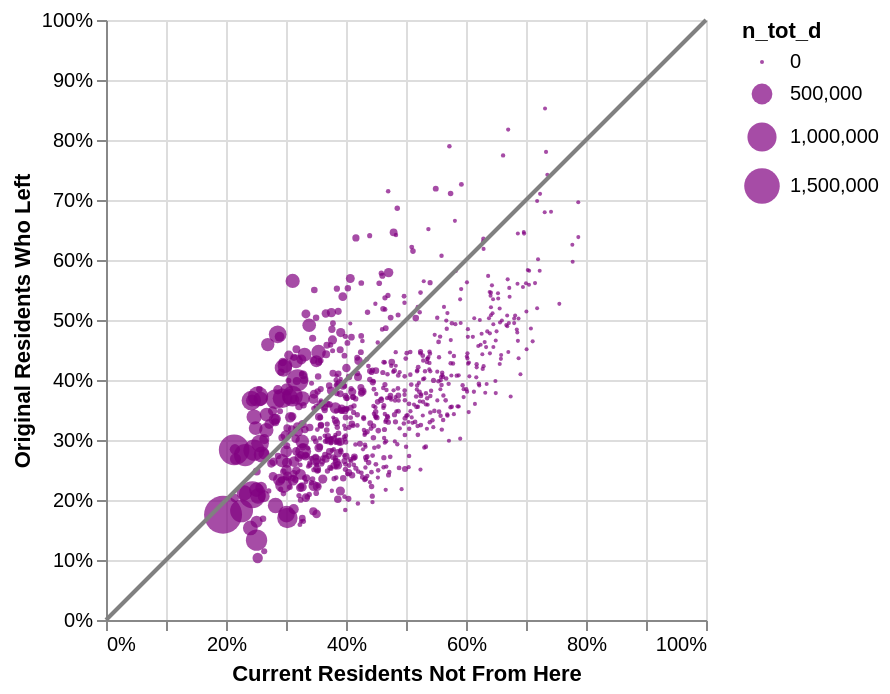

This figure's notebook cell:
### Code cell
points = alt.Chart(home[home["n_tot_d"] > 0]).mark_circle(color = 'purple').encode(
    x=alt.X("share_left:Q", axis=alt.Axis(format="%"), title = "Current Residents Not From Here"),
    y=alt.Y("share_not_from_here:Q", axis=alt.Axis(format="%"), title = "Original Residents Who Left"),
    size="n_tot_d:Q",
    tooltip=["o_cz_name", "o_state_name", "gap"],
)

line_data = pd.DataFrame({
    "share_left": [0,1],
    "share_not_from_here": [0,1]
})

line = alt.Chart(line_data).mark_line(color = 'gray').encode(
    x = "share_left:Q",
    y = "share_not_from_here:Q"
)

graph = points + line

#graph.save('graphs/graph3.png')
graph

### Figure 1 — Vega-Lite specification as saved in the notebook (floating-point values rounded to 4 significant figures; data arrays with more than 128 entries replaced by an {"elided": "..."} marker saying what was removed)
{"usermeta": {"embedOptions": {"theme": "fivethirtyeight"}}, "config": {"view": {"continuousWidth": 300, "continuousHeight": 300}}, "layer": [{"data": {"name": "data-df1dabb39c8922f9d53dcbb1fa4ee2e6"}, "mark": {"type": "circle", "color": "purple"}, "encoding": {"size": {"field": "n_tot_d", "type": "quantitative"}, "tooltip": [{"field": "o_cz_name", "type": "nominal"}, {"field": "o_state_name", "type": "nominal"}, {"field": "gap", "type": "quantitative"}], "x": {"axis": {"format": "%"}, "field": "share_left", "title": "Current Residents Not From Here", "type": "quantitative"}, "y": {"axis": {"format": "%"}, "field": "share_not_from_here", "title": "Original Residents Who Left", "type": "quantitative"}}}, {"data": {"name": "data-7a5758e222dca77d6bd95069da4052dc"}, "mark": {"type": "line", "color": "gray"}, "encoding": {"x": {"field": "share_left", "type": "quantitative"}, "y": {"field": "share_not_from_here", "type": "quantitative"}}}], "$schema": "https://vega.github.io/schema/vega-lite/v6.4.1.json", "datasets": {"data-df1dabb39c8922f9d53dcbb1fa4ee2e6": {"elided": "741 records"}, "data-7a5758e222dca77d6bd95069da4052dc": [{"share_left": 0, "share_not_from_here": 0}, {"share_left": 1, "share_not_from_here": 1}]}}
